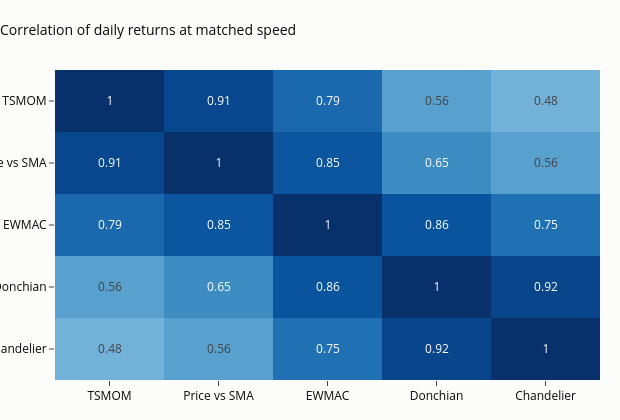
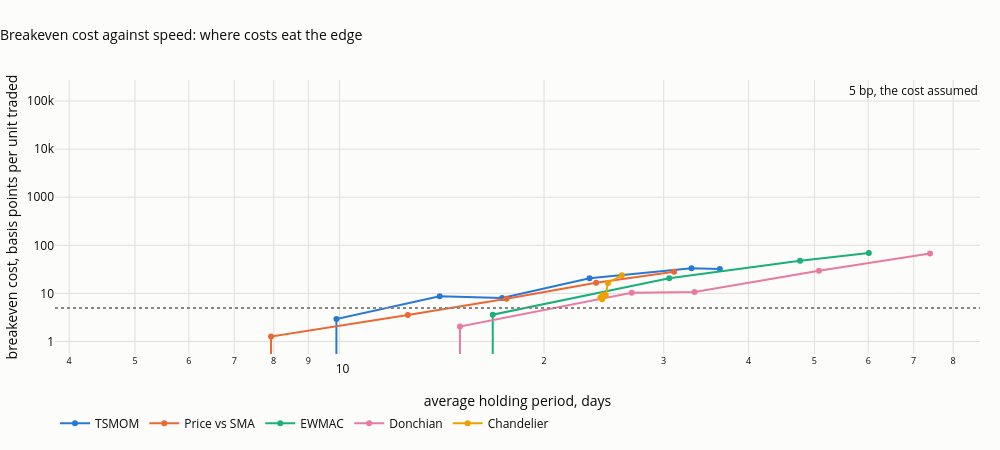

Notebook cell for these charts, in order:
### Code cell
fig = go.Figure(go.Heatmap(z=corr.values, x=list(corr.columns), y=list(corr.index), zmin=0, zmax=1, colorscale="Blues",
                           text=corr.round(2).values, texttemplate="%{text}", showscale=False))
fig.update_layout(title="Correlation of daily returns at matched speed", height=420, width=620, margin=dict(t=70), yaxis=dict(autorange="reversed"))
save_figure(fig, "07_03_correlations", FIG)
display(fig)
fig = go.Figure()
for fam, g in T2.groupby("family", sort=False):
    g = g.sort_values("holding_days")
    fig.add_scatter(x=g.holding_days, y=g.breakeven_bp, mode="lines+markers", name=fam, line=dict(color=FAM_COL[fam]))
fig.add_hline(y=5, line=dict(color=MUTED, dash="dot"), annotation_text="5 bp, the cost assumed")
fig.update_layout(title="Breakeven cost against speed: where costs eat the edge", xaxis=dict(title="average holding period, days", type="log"),
                  yaxis=dict(title="breakeven cost, basis points per unit traded", type="log"), height=450, width=1000, margin=dict(t=80),
                  legend=dict(orientation="h", y=-0.2, x=0))
save_figure(fig, "07_04_breakeven", FIG)
fig

### Figure 1 — Plotly figure (JSON) as saved in the notebook; plotly's stock layout.template omitted (floating-point values rounded to 4 significant figures)
{"data": [{"colorscale": [[0.0, "rgb(247,251,255)"], [0.125, "rgb(222,235,247)"], [0.25, "rgb(198,219,239)"], [0.375, "rgb(158,202,225)"], [0.5, "rgb(107,174,214)"], [0.625, "rgb(66,146,198)"], [0.75, "rgb(33,113,181)"], [0.875, "rgb(8,81,156)"], [1.0, "rgb(8,48,107)"]], "showscale": false, "text": [[1.0, 0.91, 0.79, 0.56, 0.48], [0.91, 1.0, 0.85, 0.65, 0.56], [0.79, 0.85, 1.0, 0.86, 0.75], [0.56, 0.65, 0.86, 1.0, 0.92], [0.48, 0.56, 0.75, 0.92, 1.0]], "texttemplate": "%{text}", "type": "heatmap", "x": ["TSMOM", "Price vs SMA", "EWMAC", "Donchian", "Chandelier"], "y": ["TSMOM", "Price vs SMA", "EWMAC", "Donchian", "Chandelier"], "z": [[1.0, 0.9129, 0.7851, 0.5584, 0.4805], [0.9129, 1.0, 0.8542, 0.6452, 0.5583], [0.7851, 0.8542, 1.0, 0.8637, 0.7536], [0.5584, 0.6452, 0.8637, 1.0, 0.9196], [0.4805, 0.5583, 0.7536, 0.9196, 1.0]], "zmax": 1, "zmin": 0}], "layout": {"height": 420, "margin": {"t": 70}, "title": {"text": "Correlation of daily returns at matched speed"}, "width": 620, "yaxis": {"autorange": "reversed"}}}

### Figure 2 — Plotly figure (JSON) as saved in the notebook; plotly's stock layout.template omitted (floating-point values rounded to 4 significant figures)
{"data": [{"line": {"color": "#2a78d6"}, "mode": "lines+markers", "name": "TSMOM", "type": "scatter", "x": [6.828, 9.895, 14.04, 17.35, 23.34, 32.96, 36.29], "y": [-1.06, 2.92, 8.689, 8.018, 20.58, 33.26, 32.1]}, {"line": {"color": "#eb6834"}, "mode": "lines+markers", "name": "Price vs SMA", "type": "scatter", "x": [5.439, 7.928, 12.6, 17.61, 23.86, 31.07], "y": [-1.333, 1.268, 3.559, 7.744, 16.71, 28.07]}, {"line": {"color": "#1baf7a"}, "mode": "lines+markers", "name": "EWMAC", "type": "scatter", "x": [4.516, 8.809, 16.81, 30.57, 47.63, 60.13], "y": [-2.468, -1.676, 3.611, 20.7, 47.81, 69.15]}, {"line": {"color": "#e87ba4"}, "mode": "lines+markers", "name": "Donchian", "type": "scatter", "x": [7.997, 15.04, 26.92, 33.3, 50.78, 73.98], "y": [-2.598, 2.041, 10.26, 10.71, 29.7, 67.76]}, {"line": {"color": "#eda100"}, "mode": "lines+markers", "name": "Chandelier", "type": "scatter", "x": [24.21, 24.35, 24.4, 24.65, 24.83, 26.04], "y": [8.244, 7.572, 9.233, 9.112, 16.5, 23.73]}], "layout": {"annotations": [{"showarrow": false, "text": "5 bp, the cost assumed", "x": 1, "xanchor": "right", "xref": "x domain", "y": 5, "yanchor": "bottom", "yref": "y"}], "height": 450, "legend": {"orientation": "h", "x": 0, "y": -0.2}, "margin": {"t": 80}, "shapes": [{"line": {"color": "#898781", "dash": "dot"}, "type": "line", "x0": 0, "x1": 1, "xref": "x domain", "y0": 5, "y1": 5, "yref": "y"}], "title": {"text": "Breakeven cost against speed: where costs eat the edge"}, "width": 1000, "xaxis": {"title": {"text": "average holding period, days"}, "type": "log"}, "yaxis": {"title": {"text": "breakeven cost, basis points per unit traded"}, "type": "log"}}}
